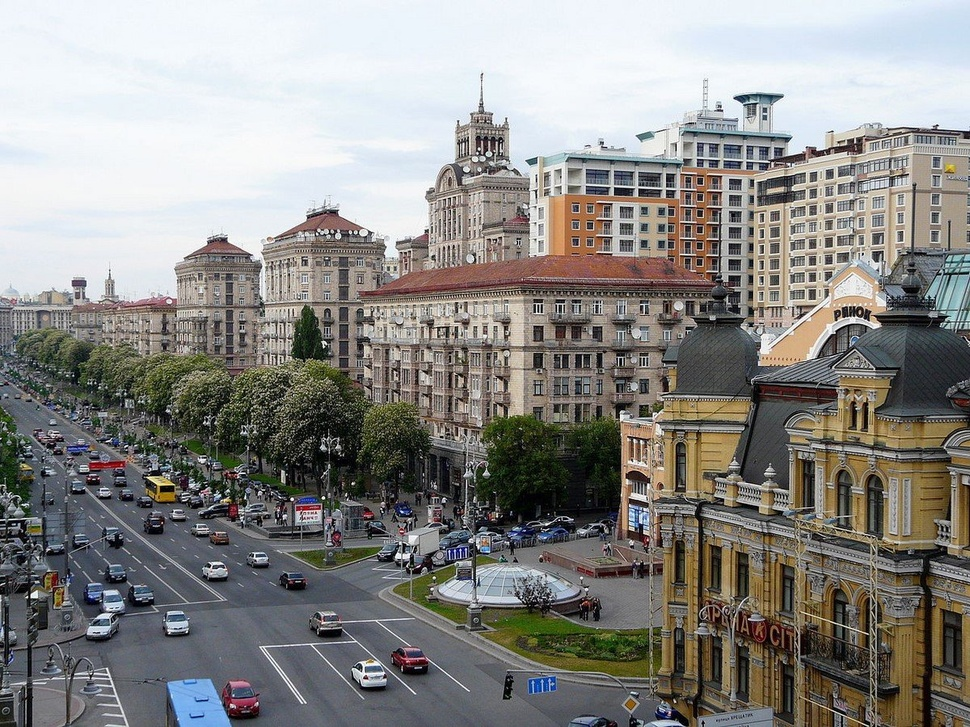
#> input picture Example_Split&Merge_1.jpg, 970 x 727 px, shrunk from 1200 x 900 before the run
$ jupyter execute 'Split and merge 2.ipynb'
#> lines starting #> are read from the running program, lines starting #| are printed output that depends on the picture; after the words box and inside, x2 and y2 are one past the last pixel; in counts of white or black regions, pixels touching at a corner belong together
**Обработка изображений** Лабораторная работа №4 (Виничук Тимофей)

[cell 1]
import numpy as np
import matplotlib.pyplot as plt
import cv2

[cell 2]
def uniformity(image, x, y, width, height, threshold):
    region = image[y:y+height, x:x+width]
    region_mean = np.mean(region)
    region_max = max (abs(np.max(region) - region_mean),abs(np.min(region) - region_mean))
    if region_max < threshold:
        return True
    else:
        return False

[cell 3]
def merge_regions(image, mask, x, y, width, height):
    # Объединяем регионы путем установки их значений в среднее значение яркости
    region_mean = np.mean(image[y:y+height, x:x+width])
    image[y:y+height, x:x+width] = region_mean

    # Отмечаем область региона, как обработанную
    mask[y:y+height, x:x+width] = 255

[cell 4]
def split_and_merge_recursive(image, mask, x, y, width, height, min_region_size, threshold):
    # Разделение региона
    if width * height > min_region_size and not uniformity(image, x, y, width, height, threshold):
        # Разделяем регион пополам по вертикали
        if width > height:
            mid = x + width // 2
            split_and_merge_recursive(image, mask, x, y, mid - x, height, min_region_size, threshold)
            split_and_merge_recursive(image, mask, mid, y, width - (mid - x), height, min_region_size, threshold)
        # Разделяем регион пополам по горизонтали
        else:
            mid = y + height // 2
            split_and_merge_recursive(image, mask, x, y, width, mid - y, min_region_size, threshold)
            split_and_merge_recursive(image, mask, x, mid, width, height - (mid - y), min_region_size, threshold)
    else:
        merge_regions(image, mask, x, y, width, height)

[cell 5]
def split_and_merge(image, min_region_size, threshold):
    # Создаем маску для отслеживания уже обработанных регионов

    #image = cv2.cvtColor(image, cv2.COLOR_BGR2GRAY )
    image = cv2.GaussianBlur(image, (5,5), 0);
    mask = np.zeros(image.shape[:2], dtype=np.uint8)
    # Вызываем функцию разделения и объединения регионов
    split_and_merge_recursive(image, mask, 0, 0, image.shape[1], image.shape[0], min_region_size, threshold)
    return image

[cell 6]
image = cv2.imread('Example_Split&Merge_1.jpg', cv2.IMREAD_GRAYSCALE)
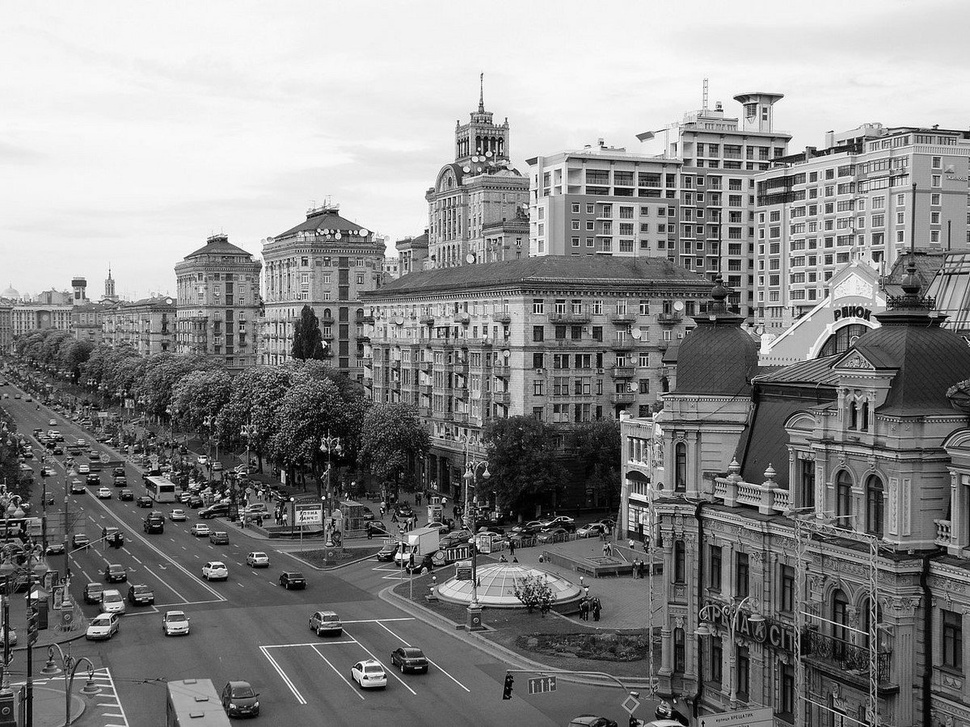
#> image: shape (727, 970); min 0, max 255, mean 137.3
#image = cv2.GaussianBlur(image, (5,1), 0);
image = split_and_merge(image, min_region_size=20,threshold=50)
#> in uniformity, `region_mean = np.mean(region)`: region_mean = 137.3
#> in uniformity, `region_max = max (abs(np.max(region) - region_mean),abs(np.min(region)..`: region_max = 136.3
#> in merge_regions, `region_mean = np.mean(image[y:y+height, x:x+width])`: region_mean = 245.2
#> in merge_regions, `image[y:y+height, x:x+width] = region_mean`: image: shape (727, 970); min 1, max 250, mean 137.3
#> in merge_regions, `mask[y:y+height, x:x+width] = 255`:
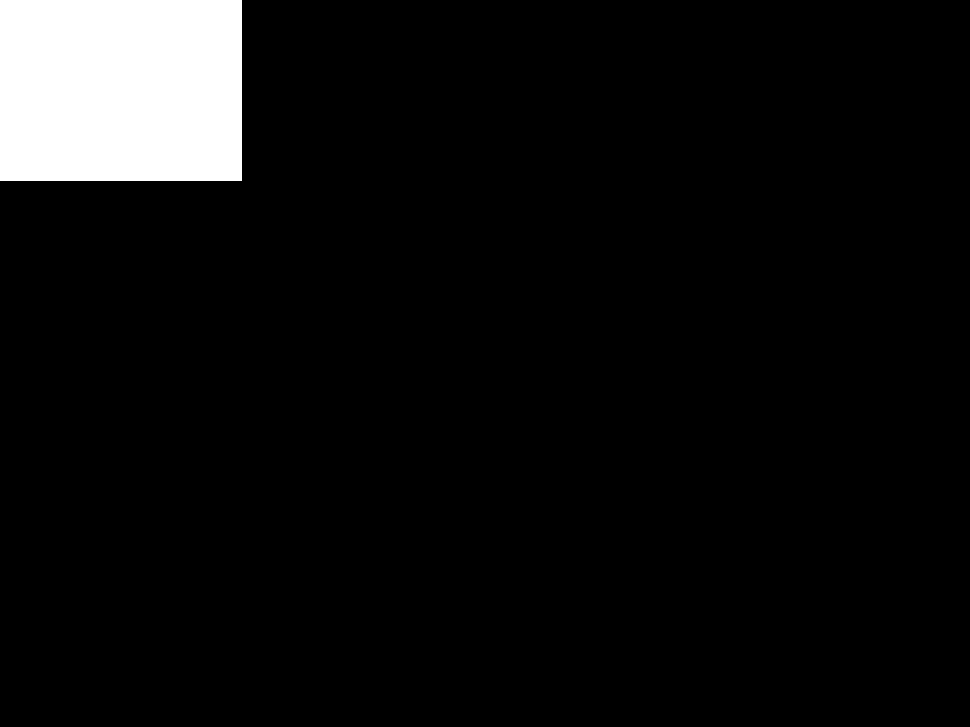
#> mask: shape (727, 970); 6.2% white; 1 white region, box (x1, y1, x2, y2) and area: (0, 0, 242, 181) 43802
#> in merge_regions (call 2), `image[y:y+height, x:x+width] = region_mean`: image: shape (727, 970); min 1, max 250, mean 137.3
#> in merge_regions (call 3), `image[y:y+height, x:x+width] = region_mean`: image: shape (727, 970); min 1, max 250, mean 137.3
#> in merge_regions (call 4), `image[y:y+height, x:x+width] = region_mean`: image: shape (727, 970); min 1, max 250, mean 137.3
#> in merge_regions (call 5), `image[y:y+height, x:x+width] = region_mean`: image: shape (727, 970); min 1, max 250, mean 137.3
#> in merge_regions (call 5), `mask[y:y+height, x:x+width] = 255`: mask: shape (727, 970); 7.7% white; 1 white region, box (x1, y1, x2, y2) and area: (0, 0, 242, 272) 54100
#> in merge_regions (call 6), `region_mean = np.mean(image[y:y+height, x:x+width])`: region_mean = 235.4
#> in merge_regions (call 6), `image[y:y+height, x:x+width] = region_mean`: image: shape (727, 970); min 1, max 250, mean 137.3
#> in merge_regions (call 6), `mask[y:y+height, x:x+width] = 255`:
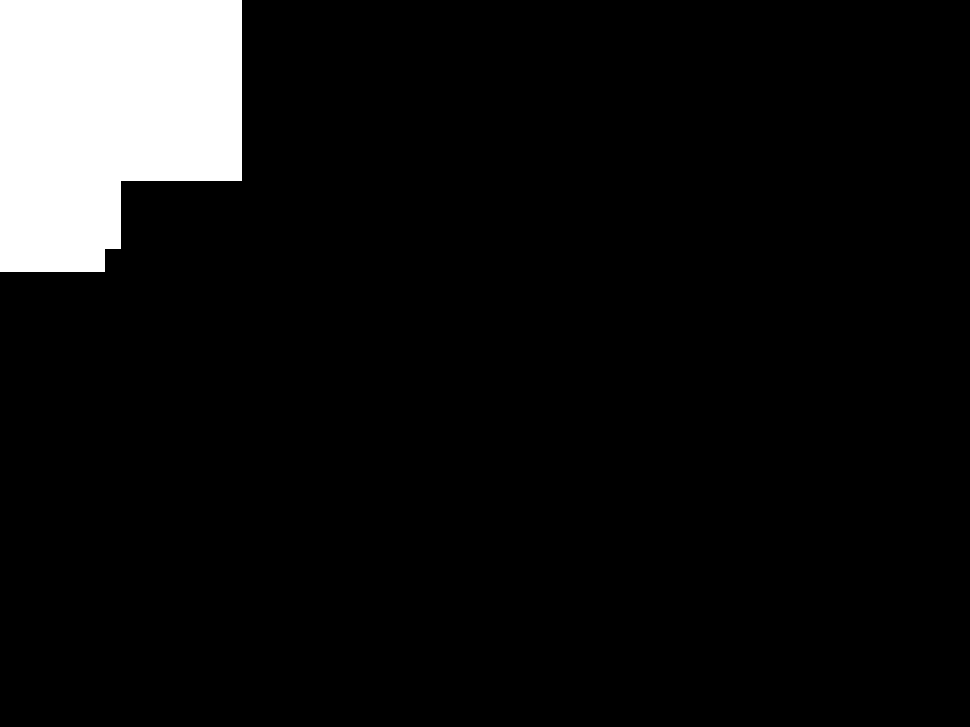
#> mask: shape (727, 970); 7.7% white; 1 white region, box (x1, y1, x2, y2) and area: (0, 0, 242, 272) 54445
#> in merge_regions (call 7), `image[y:y+height, x:x+width] = region_mean`: image: shape (727, 970); min 1, max 250, mean 137.3
#> in merge_regions (call 7), `mask[y:y+height, x:x+width] = 255`: mask: shape (727, 970); 7.7% white; 1 white region, box (x1, y1, x2, y2) and area: (0, 0, 242, 272) 54621
#> in merge_regions (call 8), `image[y:y+height, x:x+width] = region_mean`: image: shape (727, 970); min 1, max 250, mean 137.3
#> in merge_regions (call 8), `mask[y:y+height, x:x+width] = 255`: mask: shape (727, 970); 7.8% white; 1 white region, box (x1, y1, x2, y2) and area: (0, 0, 242, 272) 54813
#> in uniformity (call 21), `region = image[y:y+height, x:x+width]`:
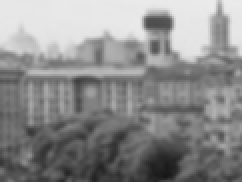
#> region: shape (91, 121) (shown 2 times larger); min 23, max 235, mean 140.2
#> in uniformity (call 21), `region_mean = np.mean(region)`: region_mean = 140.2
#> in uniformity (call 21), `region_max = max (abs(np.max(region) - region_mean),abs(np.min(region)..`: region_max = 117.2
#> in uniformity (call 22), `region = image[y:y+height, x:x+width]`:
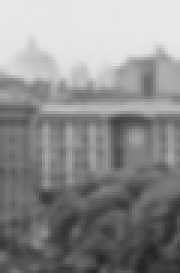
#> region: shape (91, 60) (shown 3 times larger); min 35, max 233, mean 141.4
#> in uniformity (call 22), `region_mean = np.mean(region)`: region_mean = 141.4
#> in uniformity (call 22), `region_max = max (abs(np.max(region) - region_mean),abs(np.min(region)..`: region_max = 106.4
#> in uniformity (call 23), `region = image[y:y+height, x:x+width]`:
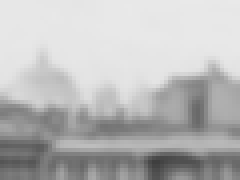
#> region: shape (45, 60) (shown 4 times larger); min 63, max 233, mean 185.4
#> in uniformity (call 23), `region_mean = np.mean(region)`: region_mean = 185.4
#> in uniformity (call 23), `region_max = max (abs(np.max(region) - region_mean),abs(np.min(region)..`: region_max = 122.4
#> in uniformity (call 24), `region = image[y:y+height, x:x+width]`:
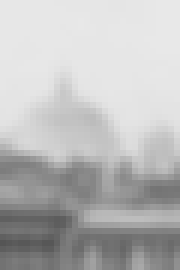
#> region: shape (45, 30) (shown 6 times larger); min 85, max 232, mean 186.5
#> in uniformity (call 24), `region_mean = np.mean(region)`: region_mean = 186.5
#> in uniformity (call 24), `region_max = max (abs(np.max(region) - region_mean),abs(np.min(region)..`: region_max = 101.5
#> in uniformity (call 25), `region = image[y:y+height, x:x+width]`:
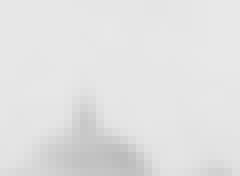
#> region: shape (22, 30) (shown 8 times larger); min 188, max 232, mean 225.8
#> in uniformity (call 25), `region_mean = np.mean(region)`: region_mean = 225.8
#> in uniformity (call 25), `region_max = max (abs(np.max(region) - region_mean),abs(np.min(region)..`: region_max = 37.83
#> in merge_regions (call 9), `region_mean = np.mean(image[y:y+height, x:x+width])`: region_mean = 225.8
#> in merge_regions (call 9), `image[y:y+height, x:x+width] = region_mean`: image: shape (727, 970); min 1, max 250, mean 137.3
#> in merge_regions (call 9), `mask[y:y+height, x:x+width] = 255`:
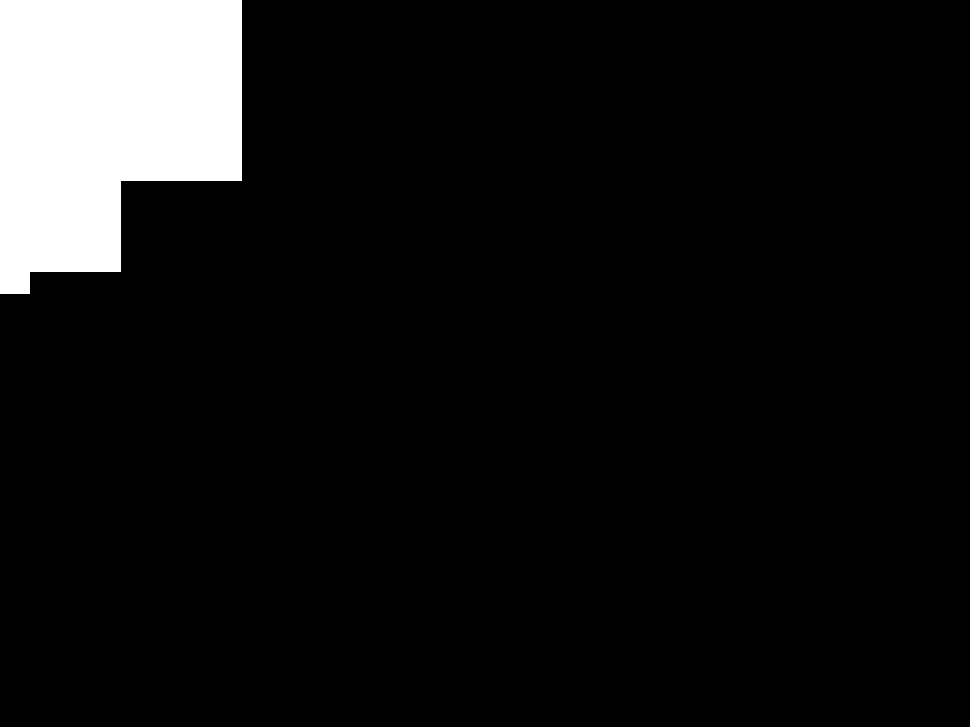
#> mask: shape (727, 970); 7.9% white; 1 white region, box (x1, y1, x2, y2) and area: (0, 0, 242, 294) 55473
#> in uniformity (call 26), `region = image[y:y+height, x:x+width]`:
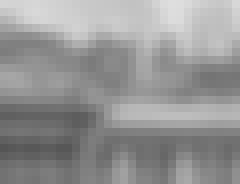
#> region: shape (23, 30) (shown 8 times larger); min 85, max 222, mean 148.9
#> in uniformity (call 26), `region_mean = np.mean(region)`: region_mean = 148.9
#> in uniformity (call 26), `region_max = max (abs(np.max(region) - region_mean),abs(np.min(region)..`: region_max = 73.13
#> in merge_regions (call 10), `image[y:y+height, x:x+width] = region_mean`: image: shape (727, 970); min 1, max 250, mean 137.3
#> in merge_regions (call 10), `mask[y:y+height, x:x+width] = 255`: mask: shape (727, 970); 7.9% white; 1 white region, box (x1, y1, x2, y2) and area: (0, 0, 242, 299) 55508
#> in merge_regions (call 11), `image[y:y+height, x:x+width] = region_mean`: image: shape (727, 970); min 1, max 250, mean 137.3
#> in merge_regions (call 11), `mask[y:y+height, x:x+width] = 255`: mask: shape (727, 970); 7.9% white; 1 white region, box (x1, y1, x2, y2) and area: (0, 0, 242, 305) 55550
#> in merge_regions (call 12), `image[y:y+height, x:x+width] = region_mean`: image: shape (727, 970); min 1, max 250, mean 137.3
#> in merge_regions (call 12), `mask[y:y+height, x:x+width] = 255`: mask: shape (727, 970); 7.9% white; 1 white region, box (x1, y1, x2, y2) and area: (0, 0, 242, 305) 55638
plt.imshow(cv2.cvtColor(image, cv2.COLOR_BGR2RGB))

plt.show()

[cell 7]
image = cv2.imread('Example_Split&Merge_1.jpg', cv2.IMREAD_GRAYSCALE)
#image = cv2.GaussianBlur(image, (5,1), 0);
image = split_and_merge(image, min_region_size=100,threshold=50)
plt.imshow(cv2.cvtColor(image, cv2.COLOR_BGR2RGB))

plt.show()

[cell 8]
image = cv2.imread('Example_Split&Merge_1.jpg', cv2.IMREAD_GRAYSCALE)
#image = cv2.GaussianBlur(image, (5,1), 0);
image = split_and_merge(image, min_region_size=200,threshold=20)

$ run again, with Example_Sobel_1.jpg copied over Example_Split&Merge_1.jpg
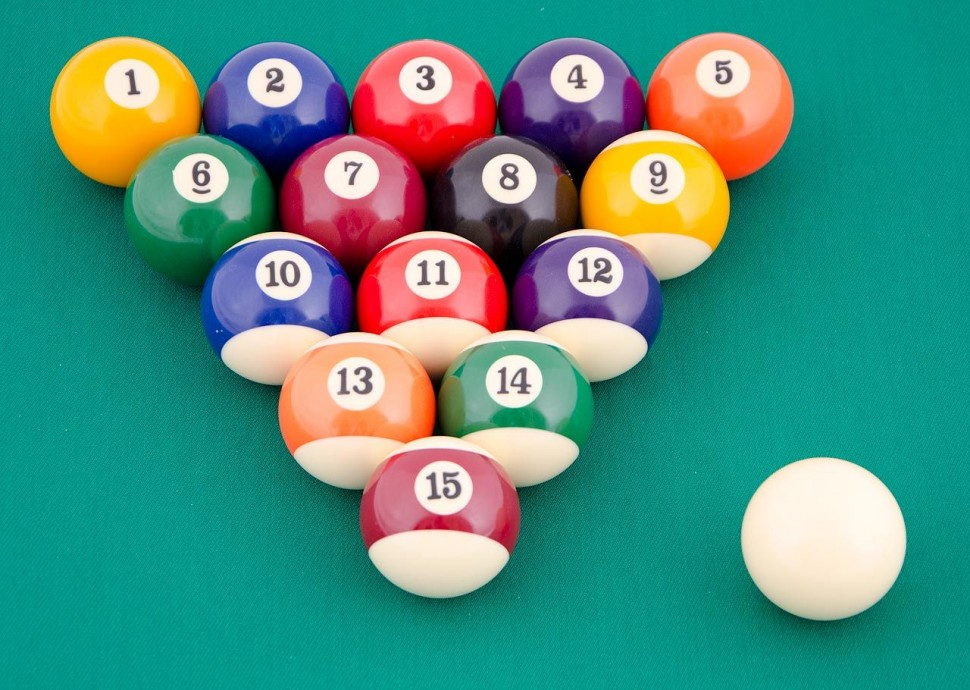
#> input picture Example_Sobel_1.jpg, 970 x 690 px
#> in uniformity, `region_mean = np.mean(region)`: region_mean = 120.8
#> region_max = 129.2
#> region: shape (345, 485)
#> region: shape (345, 242)
#> region: shape (172, 242)
#> region: shape (172, 121)
#> region: shape (86, 121)
#> region: shape (86, 60)
#> region: shape (43, 60)
#> in merge_regions, `region_mean = np.mean(image[y:y+height, x:x+width])`: region_mean = 100.5
#> mask: shape (690, 970); 0.39% white; 1 white region, box (x1, y1, x2, y2) and area: (0, 0, 60, 43) 2580
#> region: shape (43, 30)
#> mask: shape (690, 970); 0.58% white; 1 white region, box (x1, y1, x2, y2) and area: (0, 0, 60, 86) 3870
#> region: shape (21, 30)
#> mask: shape (690, 970); 0.67% white; 1 white region, box (x1, y1, x2, y2) and area: (0, 0, 60, 86) 4500
#> region: shape (22, 30)
#> in merge_regions (call 4), `region_mean = np.mean(image[y:y+height, x:x+width])`: region_mean = 100.2
#> in merge_regions (call 4), `mask[y:y+height, x:x+width] = 255`:
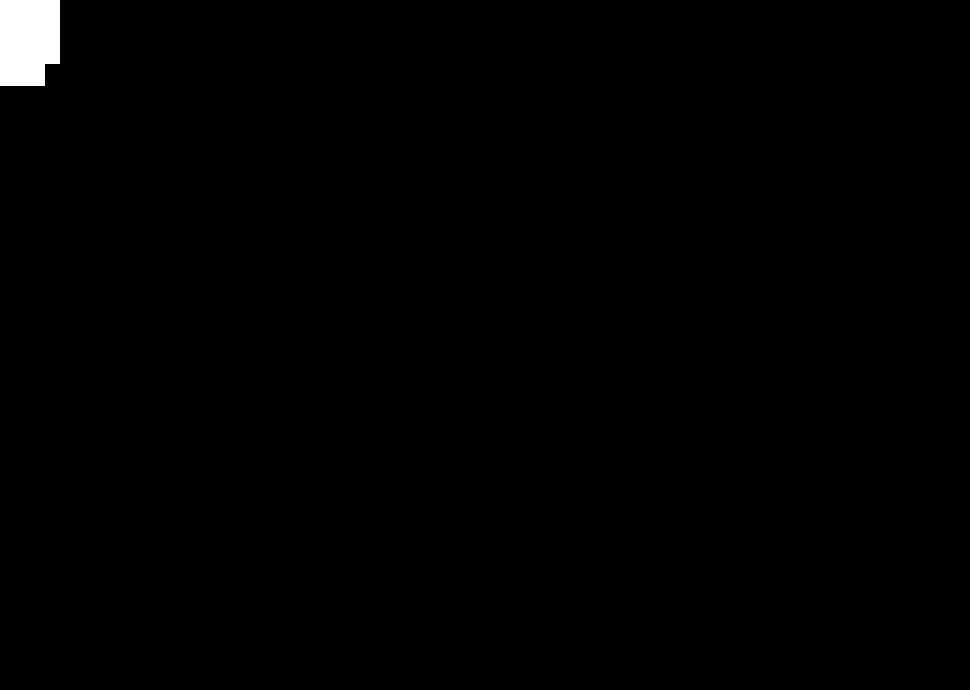
#> mask: shape (690, 970); 0.72% white; 1 white region, box (x1, y1, x2, y2) and area: (0, 0, 60, 86) 4830
#> mask: shape (690, 970); 0.73% white; 1 white region, box (x1, y1, x2, y2) and area: (0, 0, 60, 86) 4907
#> mask: shape (690, 970); 0.75% white; 1 white region, box (x1, y1, x2, y2) and area: (0, 0, 60, 86) 4995
#> mask: shape (690, 970); 0.76% white; 1 white region, box (x1, y1, x2, y2) and area: (0, 0, 60, 86) 5072
#> mask: shape (690, 970); 0.76% white; 1 white region, box (x1, y1, x2, y2) and area: (0, 0, 60, 86) 5092
#> mask: shape (690, 970); 0.76% white; 1 white region, box (x1, y1, x2, y2) and area: (0, 0, 60, 86) 5112
#> mask: shape (690, 970); 0.77% white; 1 white region, box (x1, y1, x2, y2) and area: (0, 0, 60, 86) 5136
#> mask: shape (690, 970); 0.77% white; 1 white region, box (x1, y1, x2, y2) and area: (0, 0, 60, 86) 5160
#> region: shape (86, 61)
#> region: shape (43, 61)
#> region: shape (43, 30)
#> mask: shape (690, 970); 0.96% white; 1 white region, box (x1, y1, x2, y2) and area: (0, 0, 90, 86) 6450
#> region: shape (43, 31)
#> region: shape (21, 31)
#> mask: shape (690, 970); 1.1% white; 1 white region, box (x1, y1, x2, y2) and area: (0, 0, 121, 86) 7101
#> in uniformity (call 32), `region = image[y:y+height, x:x+width]`:
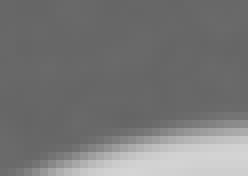
#> region: shape (22, 31) (shown 8 times larger); min 101, max 212, mean 119.4
#> in uniformity (call 32), `region_mean = np.mean(region)`: region_mean = 119.4
#> region_max = 92.57
